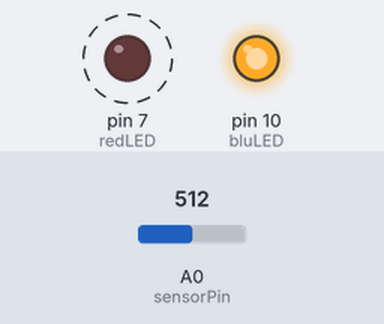
A sketch run on a simulated Arduino Uno, built with avr-gcc and run on an emulated ATmega328P. On the bench: output pins drawn as LEDs (lit = HIGH). Dashed ring = blinking. The test bench sets the inputs (shaded band); at power-on: A0 (sensorPin) = 512.

Above: at 1.8 s.
1.9 s: A0 (sensorPin) set to 0
3.6 s: A0 (sensorPin) set to 122
At 3.78 s:
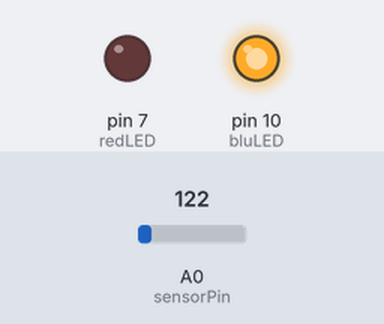
At 4.14 s:
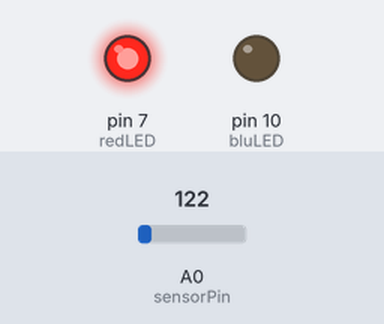
Timing chart, 0 to 13.1 s (numbered marks = the images above; inputs shaded):
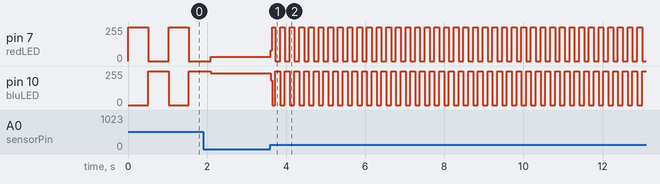

Measured:
- after the input at 3.6 s, pin 7 (redLED): 32/255 → 81/255 at once, then moves between 0/255 and 255/255, repeating every 0.24 s; pin 10 (bluLED): 238/255 → 186/255 at once, then moves between 0/255 and 255/255, repeating every 0.24 s
- by itself, pin 7 (redLED): alternates 255/255 for 0.51 s and 0/255 for 0.51 s

The sketch:

exercise_2.ino
```cpp
/*
 In class exercise:
 Use one of the analog sensor to control how fast two LEDs alternate.
 */
int sensorPin = A0;    // select the input pin for the potentiometer
int redLED = 7;
int bluLED = 10;  // select the pin for the LEDs
int sensorValue = 0;  // variable to store the value coming from the potentiometer

void setup() {
  // declare the LED pins as OUTPUTs:
  pinMode(bluLED, OUTPUT);
  pinMode(redLED, OUTPUT);
}

void loop() {
  // read the value from the sensor:
  sensorValue = analogRead(sensorPin);

    digitalWrite(redLED, HIGH);
    digitalWrite(bluLED, LOW);
    delay(sensorValue);         //change the time interval of the alternating lights based on the reading from the potentiometer
    digitalWrite(bluLED, HIGH);
    digitalWrite(redLED, LOW);
    delay(sensorValue);

}
```
